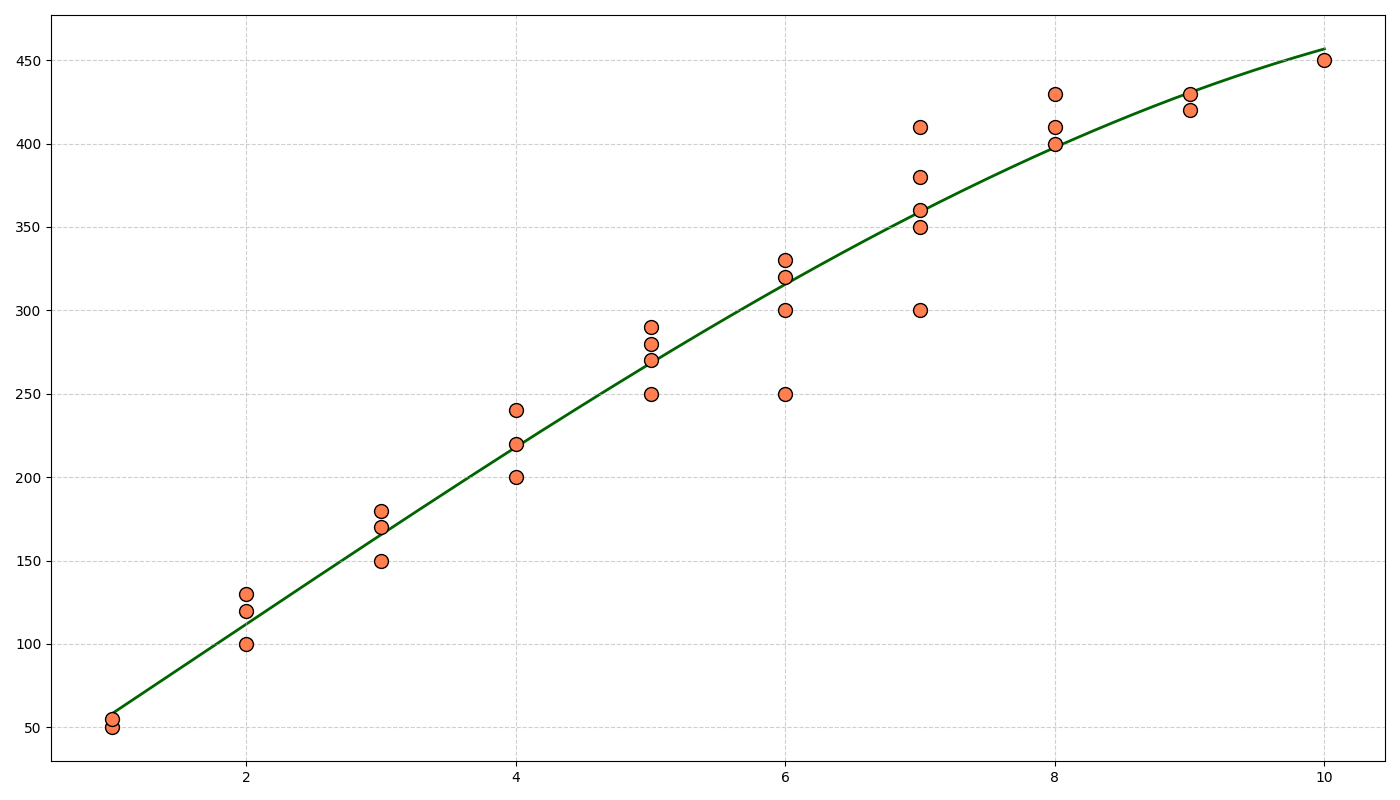

Reproduce this figure in Python.
import matplotlib.pyplot as plt
import numpy as np

days = np.arange(1, 31)

coffee_consumption = np.array([1, 2, 1, 3, 2, 3, 4, 2, 5, 6, 5, 4, 3, 6,
                               5, 5, 4, 7, 6, 7, 8, 7, 9, 8, 10, 9, 7, 8, 7, 6])

lines_of_code = np.array([50, 100, 55, 150, 120, 180, 200, 130, 250, 300, 290, 220, 170, 320,
                          280, 270, 240, 350, 330, 360, 400, 380, 430, 410, 450, 420, 410, 430, 300, 250])

fig, ax1 = plt.subplots(figsize=(14, 8))

scatter = ax1.scatter(coffee_consumption, lines_of_code, color='coral', edgecolors='black', s=100, zorder=2)

z = np.polyfit(coffee_consumption, lines_of_code, 3)
p = np.poly1d(z)
trendline_x = np.linspace(coffee_consumption.min(), coffee_consumption.max(), 300)
trendline_y = p(trendline_x)
trend = ax1.plot(trendline_x, trendline_y, color='darkgreen', linestyle='-', linewidth=2, zorder=1)

ax1.grid(visible=True, linestyle='--', alpha=0.6)

plt.tight_layout()

plt.show()
